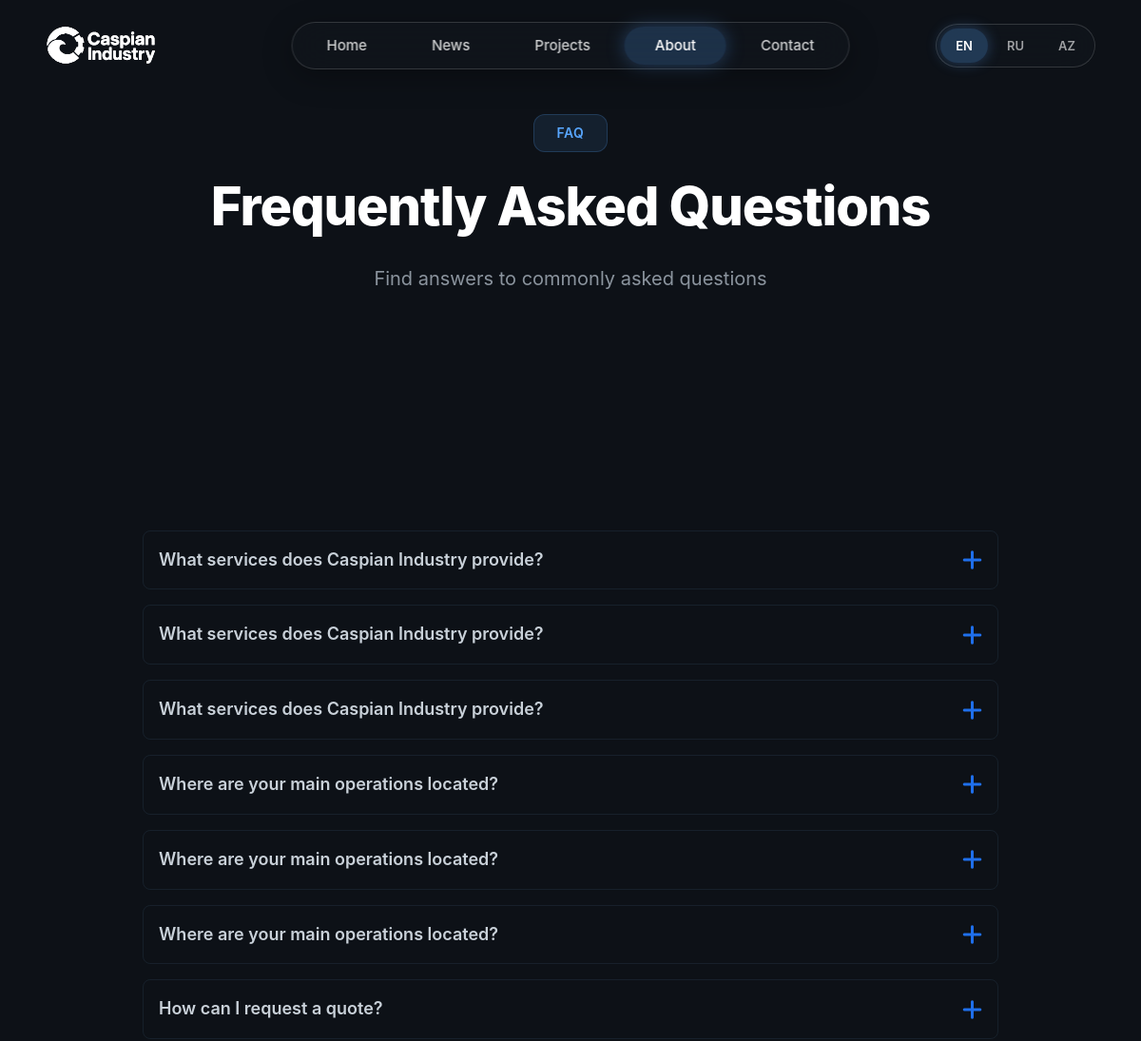
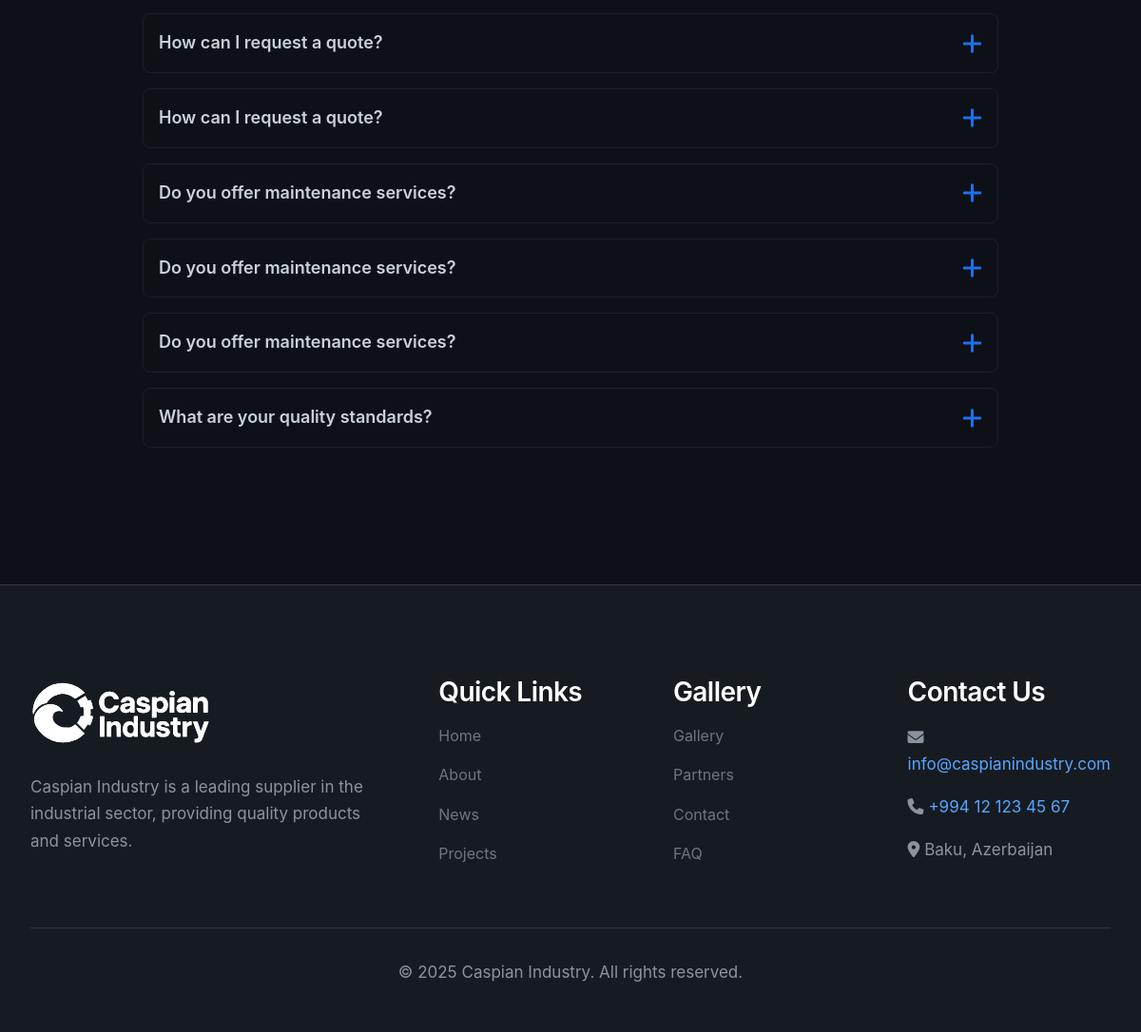
/pages/faq.php, run on the app's committed database (2 pictures, top to bottom).
### tables this page shows
CREATE TABLE faq (
                id INTEGER PRIMARY KEY AUTOINCREMENT,
                question_en TEXT NOT NULL,
                question_ru TEXT NOT NULL,
                question_az TEXT NOT NULL,
                answer_en TEXT NOT NULL,
                answer_ru TEXT NOT NULL,
                answer_az TEXT NOT NULL,
                category TEXT,
                created_at DATETIME DEFAULT CURRENT_TIMESTAMP,
                sort_order INTEGER DEFAULT 0
            );

CREATE TABLE site_settings (
                id INTEGER PRIMARY KEY AUTOINCREMENT,
                setting_key TEXT UNIQUE NOT NULL,
                setting_value TEXT,
                updated_at DATETIME DEFAULT CURRENT_TIMESTAMP
            );

### includes/language.php (called while the page is built, shortened)
<?php
class Language {
    private static $currentLang = DEFAULT_LANG;
    private static $translations = [];
    private static function loadTranslations() {
        $file = __DIR__ . '/../languages/' . self::$currentLang . '.json';
        if (file_exists($file)) {
            $json = file_get_contents($file);
            self::$translations = json_decode($json, true);
        }
    }
    public static function get($key, $default = '') {
        return self::$translations[$key] ?? $default;
    }
    public static function getCurrentLang() {
        return self::$currentLang;
    }
    public static function getSuffix() {
        return '_' . self::$currentLang;
    }
}
function t($key, $default = '') {
    return Language::get($key, $default);
}

### pages/faq.php (the view, shortened to what this page needs)
<?php require_once '../includes/header.php'; ?>
<section class="page-hero" style="padding-top: 120px; padding-bottom: var(--spacing-lg); background: linear-gradient(135deg, var(--color-primary-dark) 0%, var(--bg-darker) 100%);">
    <div class="container">
        <div class="section-header">
            <span class="section-tag"><?php echo t('nav_faq'); ?></span>
            <h1 class="section-title"><?php echo t('faq_title'); ?></h1>
            <p class="section-description">Find answers to commonly asked questions</p>
        </div>
    </div>
</section>
<section class="section">
    <div class="container">
        <div class="faq-container">
            <?php
            $db = Database::getInstance()->getConnection();
            $lang_suffix = Language::getSuffix();
            $stmt = $db->query("SELECT * FROM faq ORDER BY sort_order ASC");
            $faqs = $stmt->fetchAll();
            if (count($faqs) > 0) {
                foreach ($faqs as $faq) {
                    $question = $faq['question' . $lang_suffix];
                    ?>
                    <div class="faq-item">
                        <div class="faq-question">
                            <span><?php echo htmlspecialchars($question); ?></span>
                            <i class="fas fa-plus faq-icon"></i>
                        </div>
                    </div>
                    <?php
                }
            } else {
                echo '<div style="text-align: center; padding: var(--spacing-xl);">';
                echo '<i class="fas fa-question-circle" style="font-size: 4rem; color: var(--color-secondary); margin-bottom: var(--spacing-md);"></i>';
                echo '<p style="color: var(--text-secondary);">' . t('faq_no_items') . '</p>';
                echo '</div>';
            }
            ?>
        </div>
    </div>
</section>
<?php require_once '../includes/footer.php'; ?>

### includes/header.php (shortened to what this page needs)
<?php
require_once __DIR__ . '/language.php';
$current_page = basename($_SERVER['PHP_SELF'], '.php');
?>
<!DOCTYPE html>
<html lang="<?php echo Language::getCurrentLang(); ?>">
<head>
    <link rel="stylesheet" href="https://cdnjs.cloudflare.com/ajax/libs/font-awesome/6.4.0/css/all.min.css">
    <link rel="stylesheet" href="<?php echo BASE_URL; ?>/assets/css/style.css">
</head>
<body>
    <nav class="navbar" id="navbar">
        <div class="navbar-container">
            <a href="<?php echo BASE_URL; ?>/index.php" class="navbar-logo">
                <img src="<?php echo BASE_URL; ?>/assets/images/Font+Logo.svg" alt="<?php echo SITE_NAME; ?>">
            </a>
            <div class="navbar-center">
                <ul class="navbar-menu" id="navbar-menu">
                    <li><a href="<?php echo BASE_URL; ?>/index.php" class="<?php echo $current_page == 'index' ? 'active' : ''; ?>">Home</a></li>
                    <li><a href="<?php echo BASE_URL; ?>/pages/news.php" class="<?php echo $current_page == 'news' ? 'active' : ''; ?>">News</a></li>
                    <li><a href="<?php echo BASE_URL; ?>/pages/projects.php" class="<?php echo $current_page == 'projects' ? 'active' : ''; ?>">Projects</a></li>
                    <li class="navbar-dropdown">
                        <a href="<?php echo BASE_URL; ?>/pages/about.php" class="<?php echo ($current_page == 'about' || $current_page == 'partners' || $current_page == 'faq') ? 'active' : ''; ?>">
                            About
                        </a>
                    </li>
                    <li><a href="<?php echo BASE_URL; ?>/pages/contact.php" class="<?php echo $current_page == 'contact' ? 'active' : ''; ?>">Contact</a></li>
                </ul>
            </div>
            <div class="navbar-actions">
                <div class="language-switcher">
                    <a href="?lang=en" class="<?php echo Language::getCurrentLang() == 'en' ? 'active' : ''; ?>">EN</a>
                    <a href="?lang=ru" class="<?php echo Language::getCurrentLang() == 'ru' ? 'active' : ''; ?>">RU</a>
                    <a href="?lang=az" class="<?php echo Language::getCurrentLang() == 'az' ? 'active' : ''; ?>">AZ</a>
                </div>
            </div>
        </div>
    </nav>

### includes/footer.php (shortened to what this page needs)
    <footer class="footer">
        <div class="container">
            <div class="footer-content">
                <div class="footer-section">
                    <img src="<?php echo BASE_URL; ?>/assets/images/Font+Logo.svg" alt="<?php echo SITE_NAME; ?>" style="height: 78px; margin-bottom: 1rem;   filter: brightness(0) invert(1);">
                    <p><?php echo t('footer_about'); ?></p>
                </div>
                <div class="footer-section">
                    <h4><?php echo t('footer_quick_links'); ?></h4>
                    <ul class="footer-links">
                        <li><a href="<?php echo BASE_URL; ?>/index.php"><?php echo t('nav_home'); ?></a></li>
                        <li><a href="<?php echo BASE_URL; ?>/pages/about.php"><?php echo t('nav_about'); ?></a></li>
                        <li><a href="<?php echo BASE_URL; ?>/pages/news.php"><?php echo t('nav_news'); ?></a></li>
                        <li><a href="<?php echo BASE_URL; ?>/pages/projects.php"><?php echo t('nav_projects'); ?></a></li>
                    </ul>
                </div>
                <div class="footer-section">
                    <h4><?php echo t('nav_gallery'); ?></h4>
                    <ul class="footer-links">
                        <li><a href="<?php echo BASE_URL; ?>/pages/gallery.php"><?php echo t('nav_gallery'); ?></a></li>
                        <li><a href="<?php echo BASE_URL; ?>/pages/partners.php"><?php echo t('nav_partners'); ?></a></li>
                        <li><a href="<?php echo BASE_URL; ?>/pages/contact.php"><?php echo t('nav_contact'); ?></a></li>
                        <li><a href="<?php echo BASE_URL; ?>/pages/faq.php"><?php echo t('nav_faq'); ?></a></li>
                    </ul>
                </div>
                <div class="footer-section">
                    <h4><?php echo t('footer_contact'); ?></h4>
                    <?php
                    $db = Database::getInstance()->getConnection();
                    $settings = ['contact_email', 'contact_phone', 'contact_address' . Language::getSuffix()];
                    foreach ($settings as $setting) {
                        $stmt = $db->prepare("SELECT setting_value FROM site_settings WHERE setting_key = ?");
                        $stmt->execute([$setting]);
                        $value = $stmt->fetchColumn();
                        if ($value) {
                            if (strpos($setting, 'email') !== false) {
                                echo "<p><i class='fas fa-envelope'></i> <a href='mailto:$value'>$value</a></p>";
                            } elseif (strpos($setting, 'phone') !== false) {
                                echo "<p><i class='fas fa-phone'></i> <a href='tel:$value'>$value</a></p>";
                            } else {
                                echo "<p><i class='fas fa-map-marker-alt'></i> $value</p>";
                            }
                        }
                    }
                    ?>
                </div>
            </div>
            <div class="footer-bottom">
                <p>&copy; <?php echo date('Y'); ?> <?php echo SITE_NAME; ?>. <?php echo t('footer_rights'); ?></p>
            </div>
        </div>
    </footer>
</body>
</html>

### pages/faq.php (style rules this page uses)
.faq-container { max-width: 900px; margin: 0 auto; }
.faq-item { background: var(--bg-card); border: 1px solid rgba(107, 168, 214, 0.1); border-radius: var(--radius-md); margin-bottom: var(--spacing-md); overflow: hidden; transition: all var(--transition-normal); }
.faq-question { padding: var(--spacing-md); cursor: pointer; display: flex; justify-content: space-between; align-items: center; font-weight: 600; font-size: 1.125rem; user-select: none; }
.faq-icon { color: var(--color-secondary); font-size: 1.5rem; transition: transform var(--transition-fast); }

### data on the page
faq: question_en "What services does Caspian Industry provide?"
faq: question_en "What services does Caspian Industry provide?"
faq: question_en "What services does Caspian Industry provide?"
faq: question_en "Where are your main operations located?"
faq: question_en "Where are your main operations located?"
faq: question_en "Where are your main operations located?"
faq: question_en "How can I request a quote?"
faq: question_en "How can I request a quote?"
faq: question_en "How can I request a quote?"
faq: question_en "Do you offer maintenance services?"
faq: question_en "Do you offer maintenance services?"
faq: question_en "Do you offer maintenance services?"
faq: question_en "What are your quality standards?"
site_settings: setting_value "info@caspianindustry.com"
site_settings: setting_value "+994 12 123 45 67"
site_settings: setting_value "Baku, Azerbaijan"

### other printed values
t('nav_faq') "FAQ"
t('faq_title') "Frequently Asked Questions"
t('footer_about') "Caspian Industry is a leading supplier in the industrial sector, providing quality products and services."
t('footer_quick_links') "Quick Links"
t('nav_home') "Home"
t('nav_about') "About"
t('nav_news') "News"
t('nav_projects') "Projects"
t('nav_gallery') "Gallery"
t('nav_partners') "Partners"
t('nav_contact') "Contact"
t('footer_contact') "Contact Us"
SITE_NAME "Caspian Industry"
t('footer_rights') "All rights reserved."
